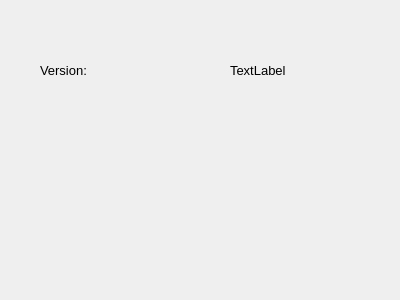
<?xml version="1.0" encoding="UTF-8"?>
<ui version="4.0">
 <class>DialogAboutVersion</class>
 <widget class="QDialog" name="DialogAboutVersion">
  <property name="geometry">
   <rect>
    <x>0</x>
    <y>0</y>
    <width>400</width>
    <height>300</height>
   </rect>
  </property>
  <property name="windowTitle">
   <string>Dialog</string>
  </property>
  <widget class="QLabel" name="label">
   <property name="geometry">
    <rect>
     <x>40</x>
     <y>60</y>
     <width>121</width>
     <height>20</height>
    </rect>
   </property>
   <property name="font">
    <font>
     <pointsize>10</pointsize>
    </font>
   </property>
   <property name="text">
    <string>Version:</string>
   </property>
  </widget>
  <widget class="QLabel" name="label_Version">
   <property name="geometry">
    <rect>
     <x>230</x>
     <y>60</y>
     <width>140</width>
     <height>20</height>
    </rect>
   </property>
   <property name="font">
    <font>
     <pointsize>10</pointsize>
    </font>
   </property>
   <property name="text">
    <string>TextLabel</string>
   </property>
  </widget>
 </widget>
 <resources/>
 <connections/>
</ui>
